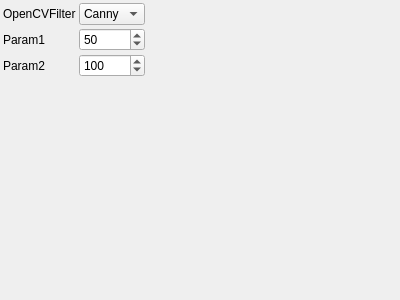
<?xml version="1.0" encoding="UTF-8"?>
<ui version="4.0">
 <class>OpenCVFilterParametersControlWidget</class> 
 <widget class="QWidget" name="OpenCVFilterParametersControlWidget">
  <property name="geometry">
   <rect>
    <x>0</x>
    <y>0</y>
    <width>400</width>
    <height>300</height>
   </rect>
  </property>
  <property name="windowTitle">
   <string>OpenCVFilterParameters</string>
  </property>
  <layout class="QGridLayout" name="gridLayout">
   <property name="margin">
    <number>3</number>
   </property>
   <property name="spacing">
    <number>3</number>
   </property>
    <item row="0" column="0">
     <widget class="QLabel" name="label_0">
       <property name="text">
         <string>OpenCVFilter</string>
       </property>
     </widget>
    </item>
    <item row="0" column="1">
     <widget class="QComboBox" name="openCVFilterComboBox">
       <property name="toolTip">
         <string>OpenCVFilter</string>
       </property>
       <property name="currentIndex">
         <number>0</number>
       </property>
       <item>
        <property name="text">
         <string>Canny</string>
        </property>
       </item>
     </widget>
    </item>
    <item row="1" column="0">
     <widget class="QLabel" name="label_1">
       <property name="text">
         <string>Param1</string>
       </property>
     </widget>
    </item>
    <item row="1" column="1">
     <widget class="QSpinBox" name="param1SpinBox">
       <property name="toolTip">
         <string>Param1</string>
       </property>
       <property name="minimum">
        <number>0</number>
       </property>
       <property name="maximum">
        <number>10000</number>
       </property>
       <property name="singleStep">
        <number>1</number>
       </property>
       <property name="value">
        <number>50</number>
       </property>
     </widget>
    </item>
    <item row="2" column="0">
     <widget class="QLabel" name="label_2">
       <property name="text">
         <string>Param2</string>
       </property>
     </widget>
    </item>
    <item row="2" column="1">
     <widget class="QSpinBox" name="param2SpinBox">
       <property name="toolTip">
         <string>Param2</string>
       </property>
       <property name="minimum">
        <number>0</number>
       </property>
       <property name="maximum">
        <number>10000</number>
       </property>
       <property name="singleStep">
        <number>1</number>
       </property>
       <property name="value">
        <number>100</number>
       </property>
     </widget>
    </item>
   <item row="3" column="0">
    <spacer name="verticalSpacer">
     <property name="orientation">
      <enum>Qt::Vertical</enum>
     </property>
     <property name="sizeHint" stdset="0">
      <size>
       <width>0</width>
       <height>0</height>
      </size>
     </property>
    </spacer>
   </item>
   <item row="3" column="2">
    <spacer name="horizontalSpacer">
     <property name="orientation">
      <enum>Qt::Horizontal</enum>
     </property>
     <property name="sizeHint" stdset="0">
      <size>
       <width>0</width>
       <height>0</height>
      </size>
     </property>
    </spacer>
   </item>
  </layout>
 </widget>
 <layoutdefault spacing="3" margin="3"/>
 <resources/>
 <connections>
  <connection>
   <sender>openCVFilterComboBox</sender>
   <signal>currentIndexChanged(int)</signal>
   <receiver>OpenCVFilterParametersControlWidget</receiver>
   <slot>changeParameters()</slot>
  </connection>
  <connection>
   <sender>param1SpinBox</sender>
   <signal>valueChanged(int)</signal>
   <receiver>OpenCVFilterParametersControlWidget</receiver>
   <slot>changeParameters()</slot>
  </connection>
  <connection>
   <sender>param2SpinBox</sender>
   <signal>valueChanged(int)</signal>
   <receiver>OpenCVFilterParametersControlWidget</receiver>
   <slot>changeParameters()</slot>
  </connection>
 </connections>
 <slots>
  <slot>changeParameters()</slot>
 </slots>
 <customwidgets>
 </customwidgets>
</ui>
